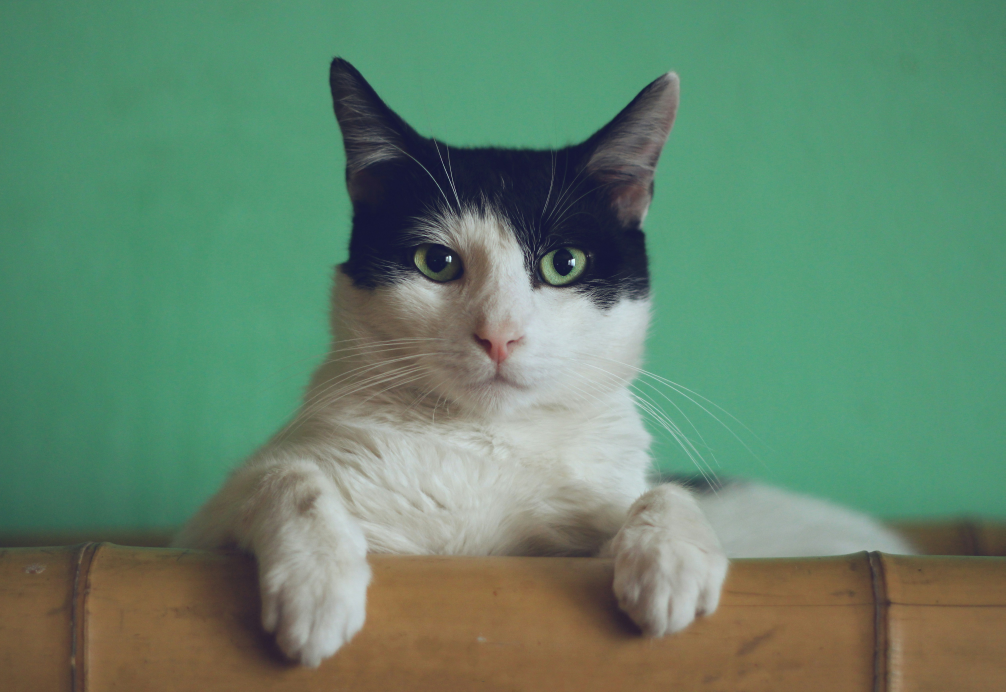
#> input picture AI-Tutorial/OpenCV/manja-vitolic-gKXKBY-C-Dk-unsplash.jpg, 5026 x 3458 px, found by its file name (shown at 1/5 size)
$ python opencv01.py
#> lines starting #> are read from the running program, lines starting #| are printed output that depends on the picture; after the words box and inside, x2 and y2 are one past the last pixel; in counts of white or black regions, pixels touching at a corner belong together
#> further down, img is the input picture: shape (3458, 5026, 3); mean B, G, R 108, 132.8, 99.3
import cv2 as cv
import numpy as np

# Rescaling the video and image

def rescaleFrame(frame, scale = 0.2):
#> called with scale = 0.2
    width = int(frame.shape[1] *scale)
#> width = 1005
    height = int(frame.shape[0] *scale)
#> height = 691
    dimensions= (width,height)
#> dimensions = (1005, 691)
    return cv.resize(frame, dimensions, interpolation=cv.INTER_AREA)
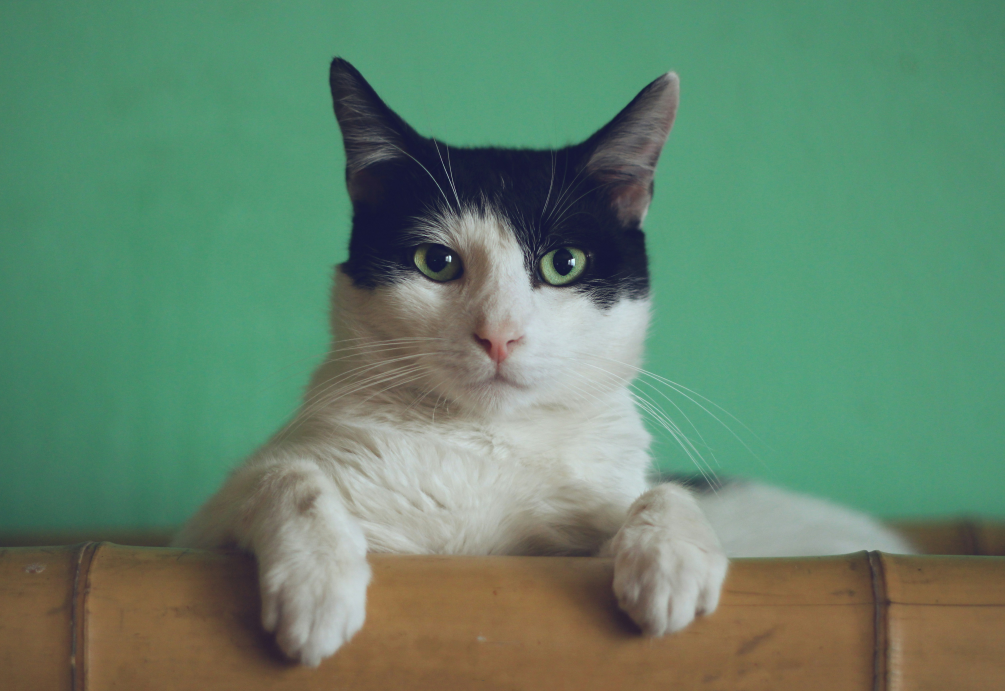
#> returned value: shape (691, 1005, 3); mean of channels 0, 1, 2 108, 132.8, 99.3; drawn as B, G, R

# [36 lines of commented-out code are left out]

img = cv.imread('/home/yogendra/Documents/AIEngineer/OpenCV/manja-vitolic-gKXKBY-C-Dk-unsplash.jpg')
img1 = rescaleFrame(img)
# [43 lines of commented-out code are left out]
cany = cv.Canny(img1,109,150) # these numbers are pixels, if pixels is less than 125 then don't consider as edge and if the pixels is above 175 and then consider as edge
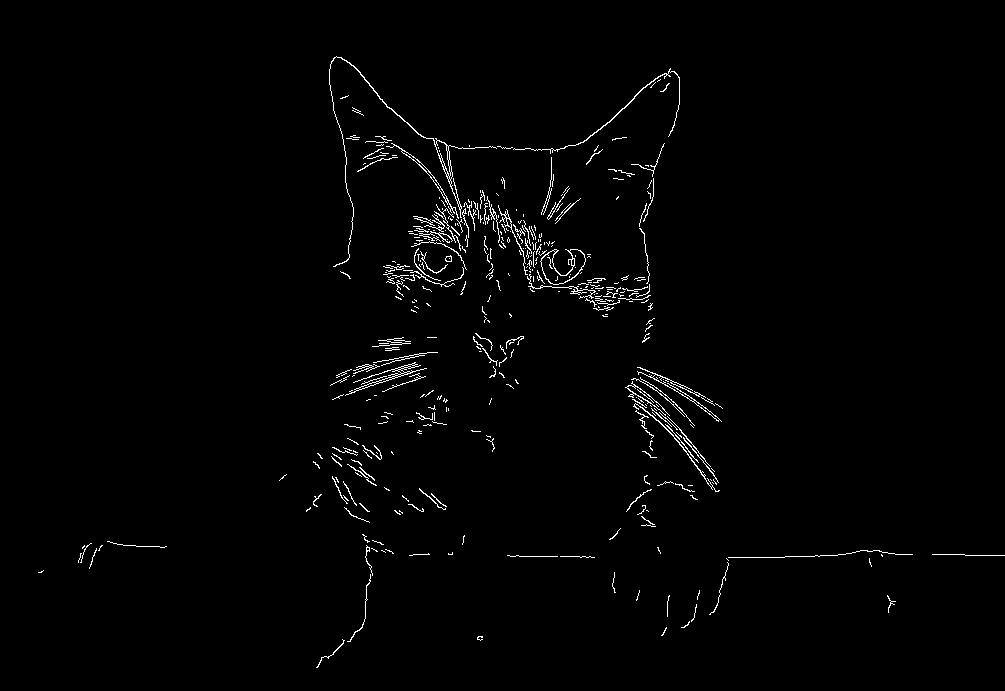
#> cany: shape (691, 1005); 1.4% white in thin lines or dots, all inside (x1, y1, x2, y2) = (38, 56, 1005, 668)
# cv.imshow('Canny',cany)
gray = cv.cvtColor(img1,cv.COLOR_BGR2GRAY)
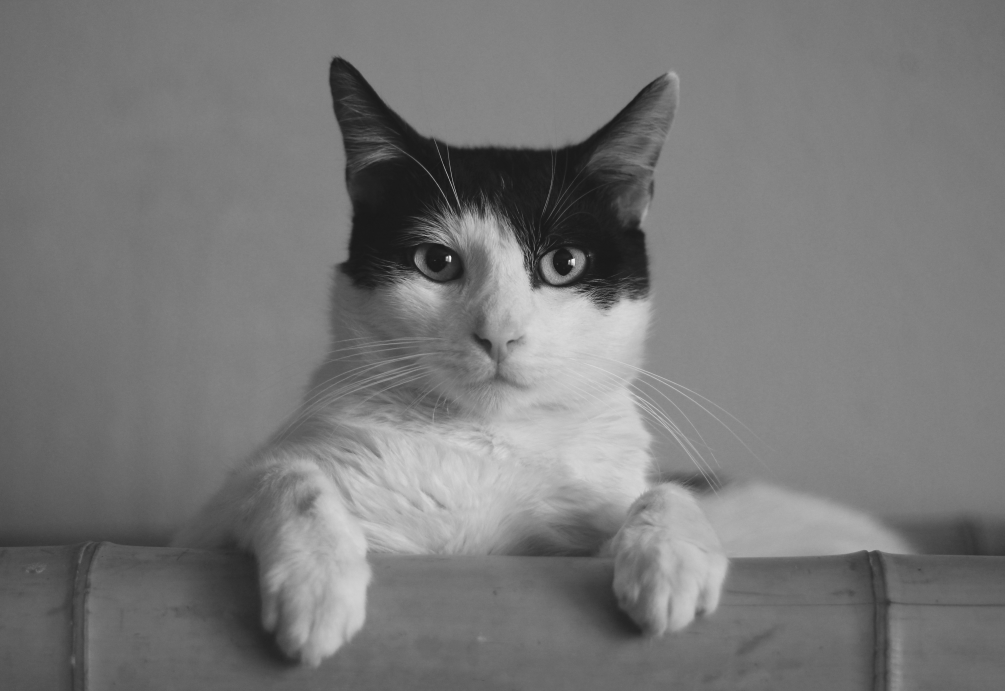
#> gray: shape (691, 1005); min 24, max 245, mean 119.9
# cv.imshow('Gray',gray)
ret,thresh = cv.threshold(img1,109,150,cv.THRESH_BINARY) # if pixels below 109 then it will be zero(black) and if the pixels are bigger 150 then it will be white,if the pixels are between 109 and 150 then it will wil check if the pixels is connected with edge then will coung as black otherwise white.
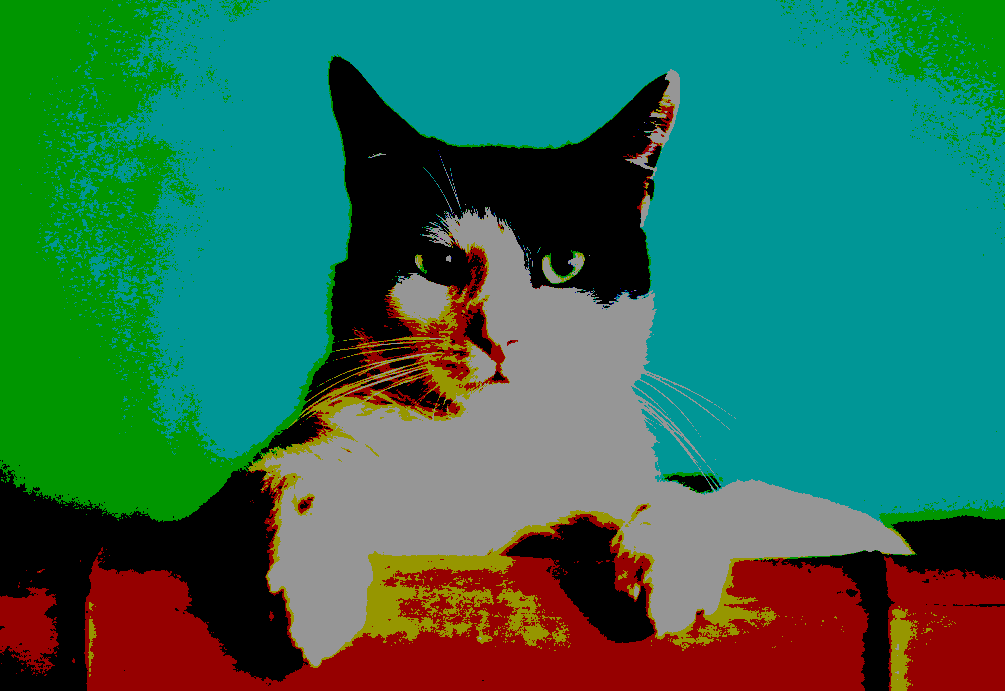
#> thresh: shape (691, 1005, 3); mean B, G, R 83.2, 108.2, 45.5
cv.imshow('Thresh',thresh)
blank = np.zeros(img1.shape,dtype = 'uint8')
# cv.imshow('Blank',blank)
contours1,hierarchies1 = cv.findContours(cany,cv.RETR_CCOMP,cv.CHAIN_APPROX_SIMPLE)
#> contours1 = 472 contours, 446 with area under 20; largest, box (x1, y1, x2, y2) and area: (540, 249, 586, 285) 789, (540, 249, 586, 285) 706, (329, 56, 497, 267) 462, (435, 140, 451, 177) 211, (345, 362, 427, 396) 201
contours2,hierarchies2 = cv.findContours(gray,cv.RETR_CCOMP,cv.CHAIN_APPROX_SIMPLE)
#> contours2 = [[[0, 0], [0, 690], [1004, 690], [1004, 0]]]
cv.drawContours(blank,contours1,-1,(0,0,255),2)
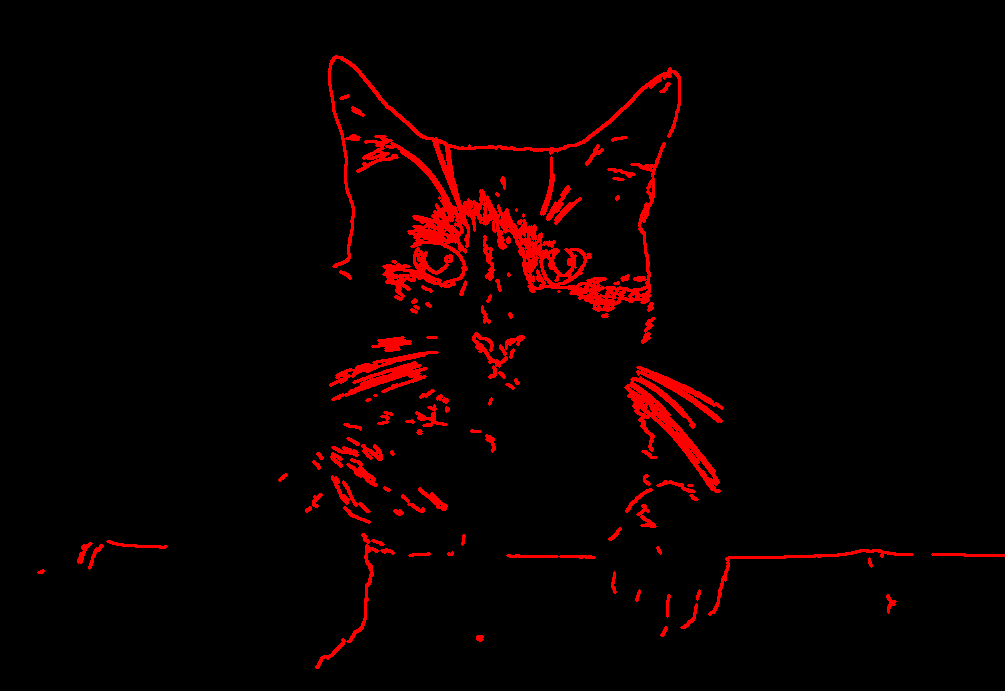
#> blank: shape (691, 1005, 3); mean of channels 0, 1, 2 0, 0, 10.8; drawn as B, G, R
cv.imshow('Contours Draws',blank)
cv.waitKey(0)
print(f'{len(contours1)}contours found!')
#| 472contours found!
print(f'{len(contours2)}contours found!')
#| 1contours found!
